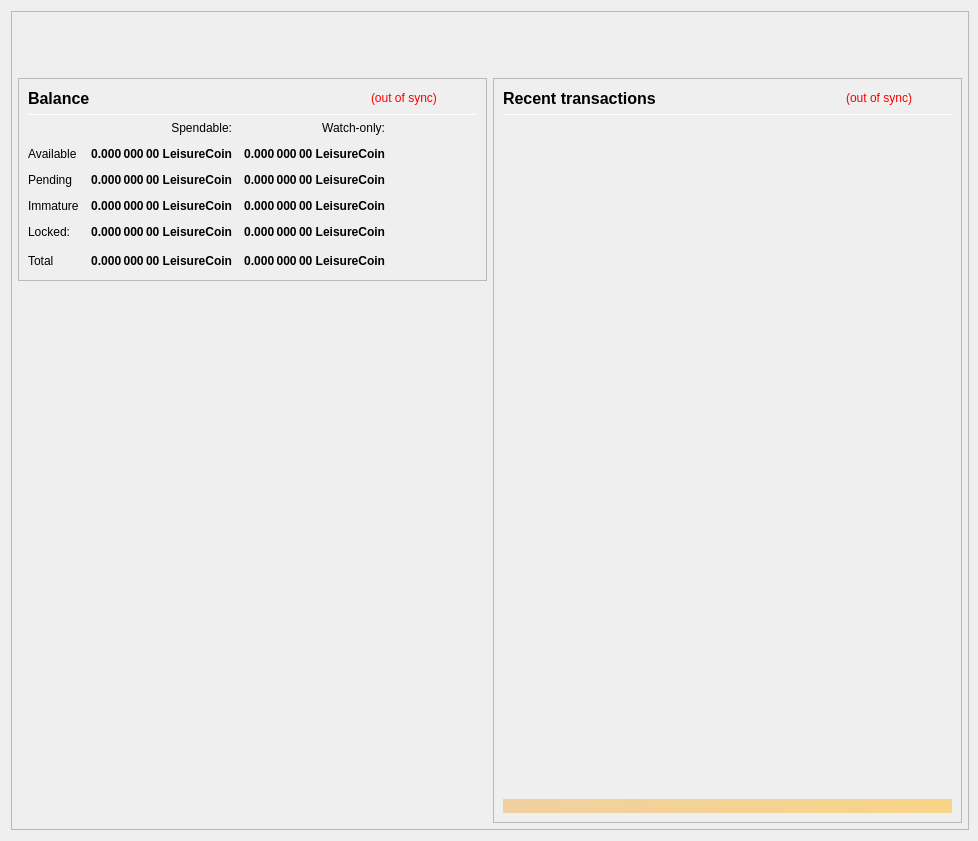
<?xml version="1.0" encoding="UTF-8"?>
<ui version="4.0">
 <class>OverviewPage</class>
 <widget class="QWidget" name="OverviewPage">
  <property name="geometry">
   <rect>
    <x>0</x>
    <y>0</y>
    <width>978</width>
    <height>841</height>
   </rect>
  </property>
  <property name="minimumSize">
   <size>
    <width>960</width>
    <height>682</height>
   </size>
  </property>
  <property name="font">
   <font>
    <weight>50</weight>
    <bold>false</bold>
   </font>
  </property>
  <property name="windowTitle">
   <string>Form</string>
  </property>
  <layout class="QVBoxLayout" name="topLayout" stretch="0">
   <property name="rightMargin">
    <number>9</number>
   </property>
   <item>
    <widget class="QFrame" name="frame_BG">
     <property name="minimumSize">
      <size>
       <width>850</width>
       <height>610</height>
      </size>
     </property>
     <property name="maximumSize">
      <size>
       <width>16777215</width>
       <height>16777215</height>
      </size>
     </property>
     <property name="frameShape">
      <enum>QFrame::StyledPanel</enum>
     </property>
     <property name="frameShadow">
      <enum>QFrame::Raised</enum>
     </property>
     <layout class="QVBoxLayout" name="verticalLayout_3" stretch="0">
      <property name="leftMargin">
       <number>0</number>
      </property>
      <property name="topMargin">
       <number>0</number>
      </property>
      <property name="rightMargin">
       <number>0</number>
      </property>
      <property name="bottomMargin">
       <number>6</number>
      </property>
      <item>
       <layout class="QVBoxLayout" name="verticalLayout_Master" stretch="0,1">
        <property name="leftMargin">
         <number>0</number>
        </property>
        <property name="topMargin">
         <number>0</number>
        </property>
        <property name="rightMargin">
         <number>0</number>
        </property>
        <property name="bottomMargin">
         <number>0</number>
        </property>
        <item>
         <widget class="QFrame" name="frame_Header">
          <layout class="QVBoxLayout" name="verticalLayout_Header" stretch="0">
           <property name="leftMargin">
            <number>0</number>
           </property>
           <property name="topMargin">
            <number>0</number>
           </property>
           <property name="rightMargin">
            <number>0</number>
           </property>
           <property name="bottomMargin">
            <number>0</number>
           </property>
           <item>
            <layout class="QHBoxLayout" name="horizontalLayout_Header" stretch="1,0">
             <property name="spacing">
              <number>6</number>
             </property>
             <item>
              <spacer name="horizontalSpacer_Header">
               <property name="orientation">
                <enum>Qt::Horizontal</enum>
               </property>
               <property name="sizeHint" stdset="0">
                <size>
                 <width>40</width>
                 <height>20</height>
                </size>
               </property>
              </spacer>
             </item>
             <item>
              <widget class="QLabel" name="labelOverviewHeaderRight">
               <property name="minimumSize">
                <size>
                 <width>464</width>
                 <height>60</height>
                </size>
               </property>
               <property name="maximumSize">
                <size>
                 <width>16777215</width>
                 <height>60</height>
                </size>
               </property>
               <property name="font">
                <font>
                 <pointsize>14</pointsize>
                </font>
               </property>
               <property name="text">
                <string/>
               </property>
               <property name="alignment">
                <set>Qt::AlignRight|Qt::AlignTrailing|Qt::AlignVCenter</set>
               </property>
              </widget>
             </item>
            </layout>
           </item>
          </layout>
         </widget>
        </item>
        <item>
         <widget class="QFrame" name="frame_Content">
          <layout class="QVBoxLayout" name="verticalLayout_Content">
           <property name="leftMargin">
            <number>6</number>
           </property>
           <property name="topMargin">
            <number>0</number>
           </property>
           <property name="rightMargin">
            <number>6</number>
           </property>
           <property name="bottomMargin">
            <number>0</number>
           </property>
           <item>
            <layout class="QHBoxLayout" name="horizontalLayout_Content" stretch="1,1">
             <property name="spacing">
              <number>6</number>
             </property>
             <item>
              <layout class="QVBoxLayout" name="verticalLayout_left" stretch="0,0">
               <item>
                <widget class="QFrame" name="frameBalances">
                 <property name="frameShape">
                  <enum>QFrame::StyledPanel</enum>
                 </property>
                 <property name="frameShadow">
                  <enum>QFrame::Raised</enum>
                 </property>
                 <layout class="QVBoxLayout" name="verticalLayout_4">
                  <item>
                   <layout class="QHBoxLayout" name="hlBalancesHeader" stretch="2,0,0">
                    <property name="spacing">
                     <number>6</number>
                    </property>
                    <item>
                     <widget class="QLabel" name="labelBalances">
                      <property name="minimumSize">
                       <size>
                        <width>0</width>
                        <height>0</height>
                       </size>
                      </property>
                      <property name="font">
                       <font>
                        <pointsize>12</pointsize>
                        <weight>75</weight>
                        <bold>true</bold>
                       </font>
                      </property>
                      <property name="text">
                       <string>Balance</string>
                      </property>
                     </widget>
                    </item>
                    <item>
                     <widget class="QLabel" name="labelWalletStatus">
                      <property name="cursor">
                       <cursorShape>WhatsThisCursor</cursorShape>
                      </property>
                      <property name="toolTip">
                       <string>The displayed information may be out of date. Your wallet automatically synchronizes with the LeisureCoin network after a connection is established, but this process has not completed yet.</string>
                      </property>
                      <property name="styleSheet">
                       <string notr="true">QLabel { color: red; }</string>
                      </property>
                      <property name="text">
                       <string notr="true">(out of sync)</string>
                      </property>
                      <property name="alignment">
                       <set>Qt::AlignLeading|Qt::AlignLeft|Qt::AlignVCenter</set>
                      </property>
                     </widget>
                    </item>
                    <item>
                     <spacer name="hsBalancesHeader">
                      <property name="orientation">
                       <enum>Qt::Horizontal</enum>
                      </property>
                      <property name="sizeHint" stdset="0">
                       <size>
                        <width>40</width>
                        <height>20</height>
                       </size>
                      </property>
                     </spacer>
                    </item>
                   </layout>
                  </item>
                  <item>
                   <widget class="Line" name="lineBalances">
                    <property name="minimumSize">
                     <size>
                      <width>0</width>
                      <height>1</height>
                     </size>
                    </property>
                    <property name="maximumSize">
                     <size>
                      <width>16777215</width>
                      <height>1</height>
                     </size>
                    </property>
                    <property name="orientation">
                     <enum>Qt::Horizontal</enum>
                    </property>
                   </widget>
                  </item>
                  <item>
                   <layout class="QGridLayout" name="gridLayout">
                    <property name="spacing">
                     <number>12</number>
                    </property>
                    <item row="0" column="1">
                     <widget class="QLabel" name="labelSpendable">
                      <property name="text">
                       <string>Spendable:</string>
                      </property>
                      <property name="alignment">
                       <set>Qt::AlignRight|Qt::AlignTrailing|Qt::AlignVCenter</set>
                      </property>
                     </widget>
                    </item>
                    <item row="0" column="2">
                     <widget class="QLabel" name="labelWatchonly">
                      <property name="text">
                       <string>Watch-only:</string>
                      </property>
                      <property name="alignment">
                       <set>Qt::AlignRight|Qt::AlignTrailing|Qt::AlignVCenter</set>
                      </property>
                     </widget>
                    </item>
                    <item row="1" column="0">
                     <widget class="QLabel" name="labelAvailableText">
                      <property name="text">
                       <string>Available</string>
                      </property>
                      <property name="textInteractionFlags">
                       <set>Qt::NoTextInteraction</set>
                      </property>
                     </widget>
                    </item>
                    <item row="1" column="1">
                     <widget class="QLabel" name="labelAvailable">
                      <property name="font">
                       <font>
                        <weight>75</weight>
                        <bold>true</bold>
                       </font>
                      </property>
                      <property name="cursor">
                       <cursorShape>ArrowCursor</cursorShape>
                      </property>
                      <property name="toolTip">
                       <string>Your current spendable balance</string>
                      </property>
                      <property name="text">
                       <string notr="true">0.000 000 00 LeisureCoin</string>
                      </property>
                      <property name="alignment">
                       <set>Qt::AlignRight|Qt::AlignTrailing|Qt::AlignVCenter</set>
                      </property>
                      <property name="textInteractionFlags">
                       <set>Qt::NoTextInteraction</set>
                      </property>
                     </widget>
                    </item>
                    <item row="1" column="2">
                     <widget class="QLabel" name="labelWatchAvailable">
                      <property name="font">
                       <font>
                        <weight>75</weight>
                        <bold>true</bold>
                       </font>
                      </property>
                      <property name="cursor">
                       <cursorShape>ArrowCursor</cursorShape>
                      </property>
                      <property name="toolTip">
                       <string>Your current balance in watch-only addresses</string>
                      </property>
                      <property name="text">
                       <string notr="true">0.000 000 00 LeisureCoin</string>
                      </property>
                      <property name="alignment">
                       <set>Qt::AlignRight|Qt::AlignTrailing|Qt::AlignVCenter</set>
                      </property>
                      <property name="textInteractionFlags">
                       <set>Qt::NoTextInteraction</set>
                      </property>
                     </widget>
                    </item>
                    <item row="2" column="0">
                     <widget class="QLabel" name="labelPendingText">
                      <property name="text">
                       <string>Pending</string>
                      </property>
                      <property name="textInteractionFlags">
                       <set>Qt::NoTextInteraction</set>
                      </property>
                     </widget>
                    </item>
                    <item row="2" column="1">
                     <widget class="QLabel" name="labelPending">
                      <property name="font">
                       <font>
                        <weight>75</weight>
                        <bold>true</bold>
                       </font>
                      </property>
                      <property name="cursor">
                       <cursorShape>ArrowCursor</cursorShape>
                      </property>
                      <property name="toolTip">
                       <string>Total of transactions that have yet to be confirmed, and do not yet count toward the spendable balance</string>
                      </property>
                      <property name="text">
                       <string notr="true">0.000 000 00 LeisureCoin</string>
                      </property>
                      <property name="alignment">
                       <set>Qt::AlignRight|Qt::AlignTrailing|Qt::AlignVCenter</set>
                      </property>
                      <property name="textInteractionFlags">
                       <set>Qt::NoTextInteraction</set>
                      </property>
                     </widget>
                    </item>
                    <item row="2" column="2">
                     <widget class="QLabel" name="labelWatchPending">
                      <property name="font">
                       <font>
                        <weight>75</weight>
                        <bold>true</bold>
                       </font>
                      </property>
                      <property name="cursor">
                       <cursorShape>ArrowCursor</cursorShape>
                      </property>
                      <property name="toolTip">
                       <string>Unconfirmed transactions to watch-only addresses</string>
                      </property>
                      <property name="text">
                       <string notr="true">0.000 000 00 LeisureCoin</string>
                      </property>
                      <property name="alignment">
                       <set>Qt::AlignRight|Qt::AlignTrailing|Qt::AlignVCenter</set>
                      </property>
                      <property name="textInteractionFlags">
                       <set>Qt::NoTextInteraction</set>
                      </property>
                     </widget>
                    </item>
                    <item row="3" column="0">
                     <widget class="QLabel" name="labelImmatureText">
                      <property name="text">
                       <string>Immature</string>
                      </property>
                      <property name="textInteractionFlags">
                       <set>Qt::NoTextInteraction</set>
                      </property>
                     </widget>
                    </item>
                    <item row="3" column="1">
                     <widget class="QLabel" name="labelImmature">
                      <property name="font">
                       <font>
                        <weight>75</weight>
                        <bold>true</bold>
                       </font>
                      </property>
                      <property name="cursor">
                       <cursorShape>ArrowCursor</cursorShape>
                      </property>
                      <property name="toolTip">
                       <string>Staked or masternode rewards that has not yet matured</string>
                      </property>
                      <property name="text">
                       <string notr="true">0.000 000 00 LeisureCoin</string>
                      </property>
                      <property name="alignment">
                       <set>Qt::AlignRight|Qt::AlignTrailing|Qt::AlignVCenter</set>
                      </property>
                      <property name="textInteractionFlags">
                       <set>Qt::NoTextInteraction</set>
                      </property>
                     </widget>
                    </item>
                    <item row="3" column="2">
                     <widget class="QLabel" name="labelWatchImmature">
                      <property name="font">
                       <font>
                        <weight>75</weight>
                        <bold>true</bold>
                       </font>
                      </property>
                      <property name="cursor">
                       <cursorShape>ArrowCursor</cursorShape>
                      </property>
                      <property name="toolTip">
                       <string>Staked or masternode rewards in watch-only addresses that has not yet matured</string>
                      </property>
                      <property name="text">
                       <string notr="true">0.000 000 00 LeisureCoin</string>
                      </property>
                      <property name="alignment">
                       <set>Qt::AlignRight|Qt::AlignTrailing|Qt::AlignVCenter</set>
                      </property>
                      <property name="textInteractionFlags">
                       <set>Qt::NoTextInteraction</set>
                      </property>
                     </widget>
                    </item>
                    <item row="4" column="0">
                     <widget class="QLabel" name="labelLockedText">
                      <property name="toolTip">
                       <string>Locked LeisureCoin or Masternode collaterals.</string>
                      </property>
                      <property name="text">
                       <string>Locked:</string>
                      </property>
                     </widget>
                    </item>
                    <item row="4" column="1">
                     <widget class="QLabel" name="labelLocked">
                      <property name="font">
                       <font>
                        <weight>75</weight>
                        <bold>true</bold>
                       </font>
                      </property>
                      <property name="cursor">
                       <cursorShape>ArrowCursor</cursorShape>
                      </property>
                      <property name="toolTip">
                       <string>Locked LeisureCoin or Masternode collaterals.</string>
                      </property>
                      <property name="text">
                       <string notr="true">0.000 000 00 LeisureCoin</string>
                      </property>
                      <property name="alignment">
                       <set>Qt::AlignRight|Qt::AlignTrailing|Qt::AlignVCenter</set>
                      </property>
                      <property name="textInteractionFlags">
                       <set>Qt::NoTextInteraction</set>
                      </property>
                     </widget>
                    </item>
                    <item row="4" column="2">
                     <widget class="QLabel" name="labelWatchLocked">
                      <property name="font">
                       <font>
                        <weight>75</weight>
                        <bold>true</bold>
                       </font>
                      </property>
                      <property name="cursor">
                       <cursorShape>ArrowCursor</cursorShape>
                      </property>
                      <property name="toolTip">
                       <string>Current locked balance in watch-only addresses</string>
                      </property>
                      <property name="text">
                       <string notr="true">0.000 000 00 LeisureCoin</string>
                      </property>
                      <property name="alignment">
                       <set>Qt::AlignRight|Qt::AlignTrailing|Qt::AlignVCenter</set>
                      </property>
                      <property name="textInteractionFlags">
                       <set>Qt::NoTextInteraction</set>
                      </property>
                     </widget>
                    </item>
                    <item row="5" column="0">
                     <widget class="QLabel" name="labelTotalText">
                      <property name="text">
                       <string>Total</string>
                      </property>
                      <property name="textInteractionFlags">
                       <set>Qt::NoTextInteraction</set>
                      </property>
                     </widget>
                    </item>
                    <item row="5" column="1">
                     <widget class="QLabel" name="labelTotal">
                      <property name="font">
                       <font>
                        <weight>75</weight>
                        <bold>true</bold>
                       </font>
                      </property>
                      <property name="cursor">
                       <cursorShape>ArrowCursor</cursorShape>
                      </property>
                      <property name="toolTip">
                       <string>Your current total balance</string>
                      </property>
                      <property name="text">
                       <string notr="true">0.000 000 00 LeisureCoin</string>
                      </property>
                      <property name="alignment">
                       <set>Qt::AlignRight|Qt::AlignTrailing|Qt::AlignVCenter</set>
                      </property>
                      <property name="textInteractionFlags">
                       <set>Qt::NoTextInteraction</set>
                      </property>
                     </widget>
                    </item>
                    <item row="5" column="2">
                     <widget class="QLabel" name="labelWatchTotal">
                      <property name="font">
                       <font>
                        <weight>75</weight>
                        <bold>true</bold>
                       </font>
                      </property>
                      <property name="cursor">
                       <cursorShape>ArrowCursor</cursorShape>
                      </property>
                      <property name="toolTip">
                       <string>Current total balance in watch-only addresses</string>
                      </property>
                      <property name="text">
                       <string notr="true">0.000 000 00 LeisureCoin</string>
                      </property>
                      <property name="alignment">
                       <set>Qt::AlignRight|Qt::AlignTrailing|Qt::AlignVCenter</set>
                      </property>
                      <property name="textInteractionFlags">
                       <set>Qt::NoTextInteraction</set>
                      </property>
                     </widget>
                    </item>
                    <item row="5" column="3">
                     <spacer name="hsBalances">
                      <property name="orientation">
                       <enum>Qt::Horizontal</enum>
                      </property>
                      <property name="sizeHint" stdset="0">
                       <size>
                        <width>40</width>
                        <height>20</height>
                       </size>
                      </property>
                     </spacer>
                    </item>
                   </layout>
                  </item>
                 </layout>
                </widget>
               </item>
               <item>
                <spacer name="verticalSpacer">
                 <property name="orientation">
                  <enum>Qt::Vertical</enum>
                 </property>
                 <property name="sizeHint" stdset="0">
                  <size>
                   <width>20</width>
                   <height>40</height>
                  </size>
                 </property>
                </spacer>
               </item>
              </layout>
             </item>
             <item>
              <layout class="QVBoxLayout" name="verticalLayout_right" stretch="1">
               <item>
                <widget class="QFrame" name="frame_RecentTransactions">
                 <property name="minimumSize">
                  <size>
                   <width>0</width>
                   <height>0</height>
                  </size>
                 </property>
                 <property name="frameShape">
                  <enum>QFrame::StyledPanel</enum>
                 </property>
                 <property name="frameShadow">
                  <enum>QFrame::Raised</enum>
                 </property>
                 <layout class="QVBoxLayout" name="verticalLayout_1" stretch="0,0,0,0,0">
                  <item>
                   <layout class="QHBoxLayout" name="horizontalLayout_2" stretch="2,0,0">
                    <property name="spacing">
                     <number>3</number>
                    </property>
                    <item>
                     <widget class="QLabel" name="labelRecentTransactions">
                      <property name="minimumSize">
                       <size>
                        <width>0</width>
                        <height>20</height>
                       </size>
                      </property>
                      <property name="font">
                       <font>
                        <pointsize>12</pointsize>
                        <weight>75</weight>
                        <bold>true</bold>
                       </font>
                      </property>
                      <property name="text">
                       <string>Recent transactions</string>
                      </property>
                     </widget>
                    </item>
                    <item>
                     <widget class="QLabel" name="labelTransactionsStatus">
                      <property name="cursor">
                       <cursorShape>WhatsThisCursor</cursorShape>
                      </property>
                      <property name="toolTip">
                       <string>The displayed information may be out of date. Your wallet automatically synchronizes with the LeisureCoin network after a connection is established, but this process has not completed yet.</string>
                      </property>
                      <property name="styleSheet">
                       <string notr="true">QLabel { color: red; }</string>
                      </property>
                      <property name="text">
                       <string notr="true">(out of sync)</string>
                      </property>
                      <property name="alignment">
                       <set>Qt::AlignRight|Qt::AlignTrailing|Qt::AlignVCenter</set>
                      </property>
                     </widget>
                    </item>
                    <item>
                     <spacer name="horizontalSpacer">
                      <property name="orientation">
                       <enum>Qt::Horizontal</enum>
                      </property>
                      <property name="sizeHint" stdset="0">
                       <size>
                        <width>40</width>
                        <height>20</height>
                       </size>
                      </property>
                     </spacer>
                    </item>
                   </layout>
                  </item>
                  <item>
                   <widget class="Line" name="line">
                    <property name="minimumSize">
                     <size>
                      <width>0</width>
                      <height>1</height>
                     </size>
                    </property>
                    <property name="maximumSize">
                     <size>
                      <width>16777215</width>
                      <height>1</height>
                     </size>
                    </property>
                    <property name="orientation">
                     <enum>Qt::Horizontal</enum>
                    </property>
                   </widget>
                  </item>
                  <item>
                   <widget class="QListView" name="listTransactions">
                    <property name="minimumSize">
                     <size>
                      <width>0</width>
                      <height>0</height>
                     </size>
                    </property>
                    <property name="styleSheet">
                     <string notr="true">QListView { background: transparent; }</string>
                    </property>
                    <property name="frameShape">
                     <enum>QFrame::NoFrame</enum>
                    </property>
                    <property name="verticalScrollBarPolicy">
                     <enum>Qt::ScrollBarAlwaysOff</enum>
                    </property>
                    <property name="horizontalScrollBarPolicy">
                     <enum>Qt::ScrollBarAlwaysOff</enum>
                    </property>
                    <property name="selectionMode">
                     <enum>QAbstractItemView::NoSelection</enum>
                    </property>
                   </widget>
                  </item>
                  <item>
                   <spacer name="verticalSpacer_2">
                    <property name="orientation">
                     <enum>Qt::Vertical</enum>
                    </property>
                    <property name="sizeType">
                     <enum>QSizePolicy::Expanding</enum>
                    </property>
                    <property name="sizeHint" stdset="0">
                     <size>
                      <width>20</width>
                      <height>40</height>
                     </size>
                    </property>
                   </spacer>
                  </item>
                  <item>
                   <widget class="QLabel" name="labelAlerts">
                    <property name="maximumSize">
                     <size>
                      <width>16777215</width>
                      <height>16777215</height>
                     </size>
                    </property>
                    <property name="styleSheet">
                     <string notr="true">background-color: qlineargradient(x1: 0, y1: 0, x2: 1, y2: 0, stop:0 #F0D0A0, stop:1 #F8D488); color:#000000;</string>
                    </property>
                    <property name="text">
                     <string/>
                    </property>
                    <property name="wordWrap">
                     <bool>true</bool>
                    </property>
                    <property name="margin">
                     <number>3</number>
                    </property>
                   </widget>
                  </item>
                 </layout>
                </widget>
               </item>
              </layout>
             </item>
            </layout>
           </item>
          </layout>
         </widget>
        </item>
       </layout>
      </item>
     </layout>
    </widget>
   </item>
  </layout>
 </widget>
 <resources/>
 <connections/>
</ui>
